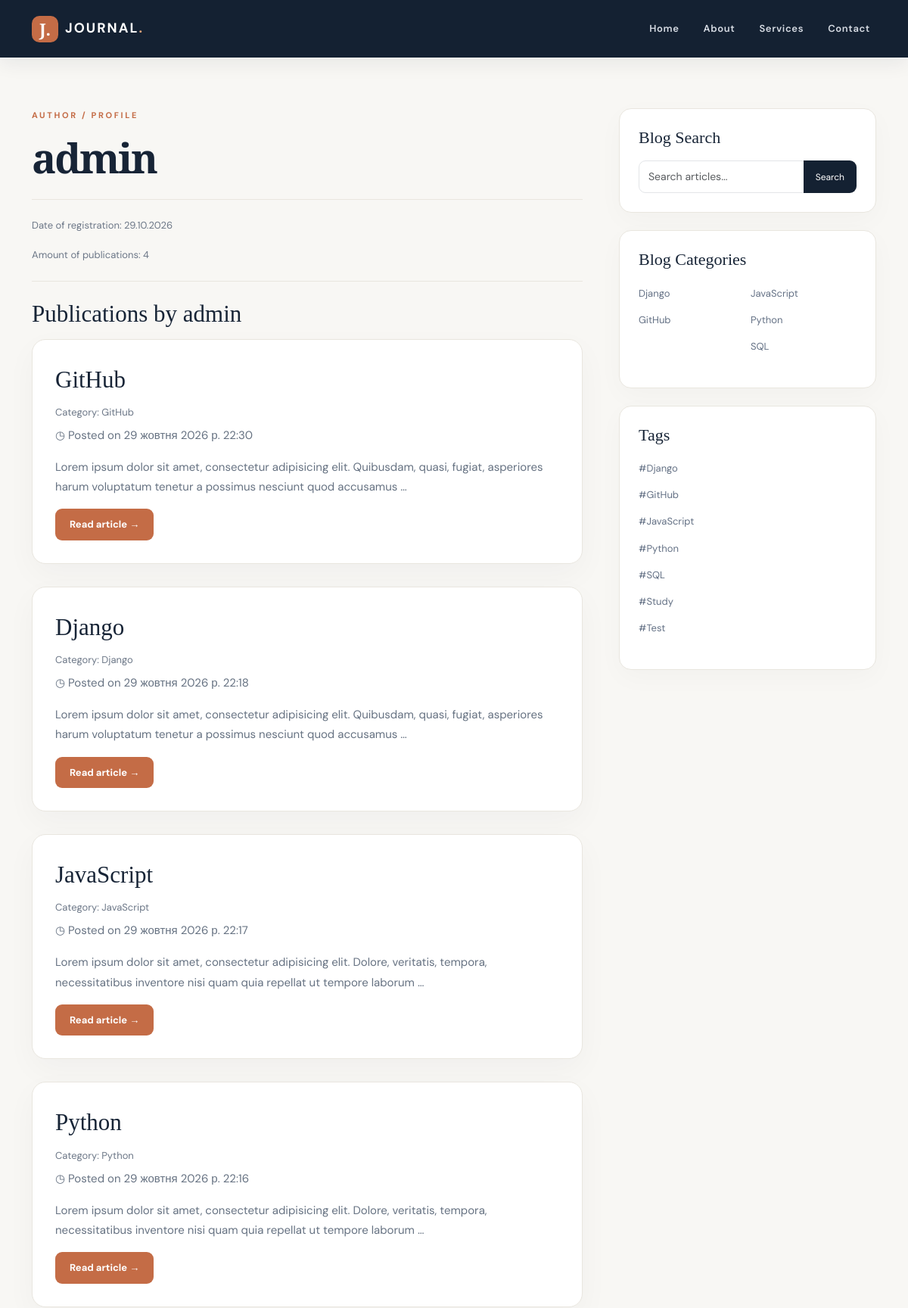
The app's page /profile/1/ (upper part), older data.
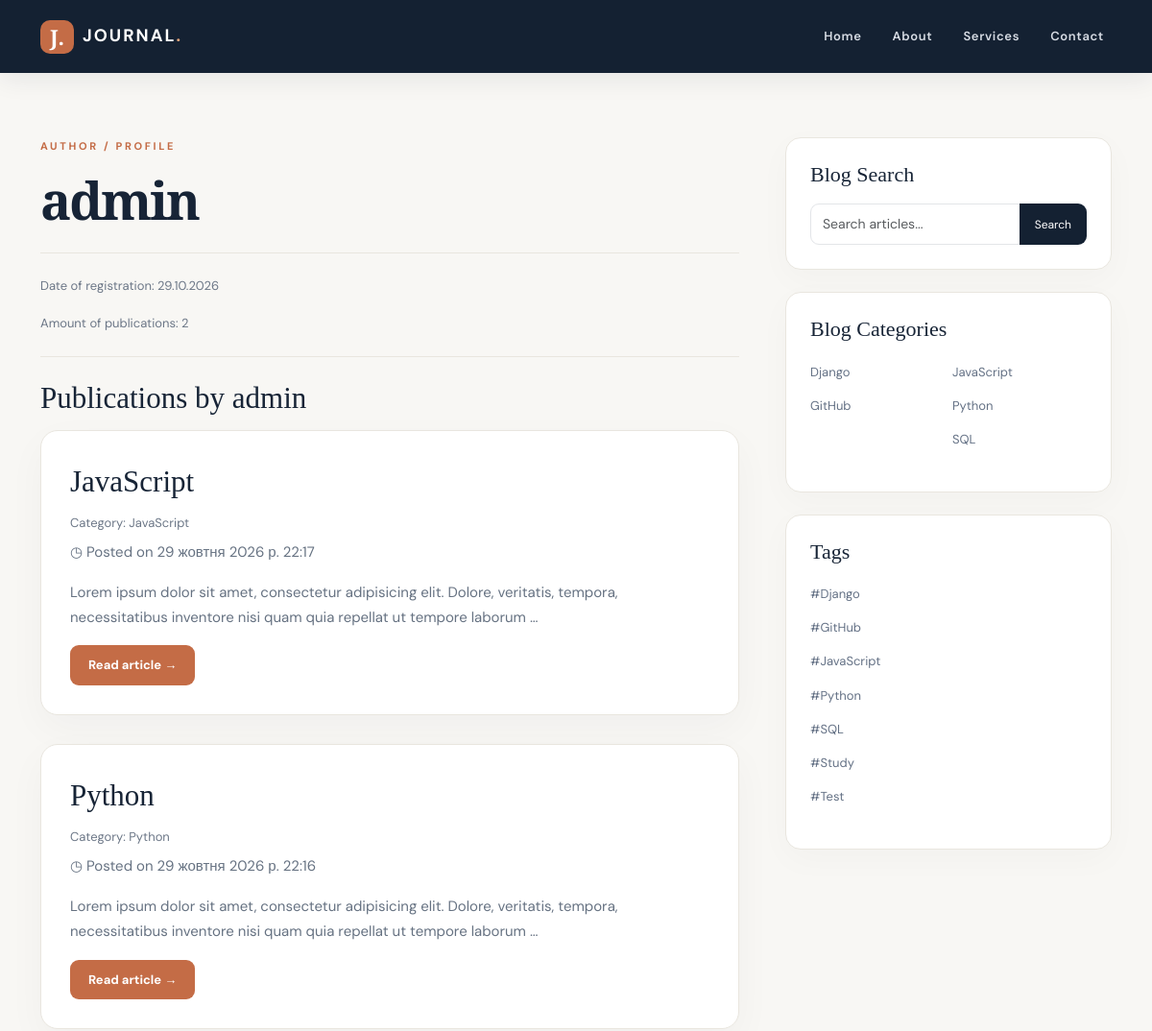
The same page, newer data.
### blog/models.py (models this page shows, shortened)
class Post(models.Model):
    title = models.CharField(max_length=200, verbose_name='Заголовок', unique=True)
    content = models.TextField(verbose_name='Вміст')
    published_date = models.DateTimeField(auto_now_add=True, verbose_name='Дата публікації')
    category = models.ForeignKey(Category, on_delete=models.CASCADE, verbose_name='Категорія')
    user = models.ForeignKey(User, on_delete=models.CASCADE, verbose_name='Автор')
    tags = models.ManyToManyField(Tag, blank=True, verbose_name='Тег')
    class Meta:
        ordering = ['-published_date']
        verbose_name = 'Публікація'
        verbose_name_plural = 'Публікації'

class Category(models.Model):
    name = models.CharField(max_length=100, verbose_name='Назва')
    def __str__(self):
        return self.name
    class Meta:
        ordering = ['name']
        verbose_name = 'Категорія'
        verbose_name_plural = 'Категорії'

class Tag(models.Model):
    name = models.CharField(max_length=30, unique=True, verbose_name='Назва')
    class Meta:
        ordering = ['name']
        verbose_name = 'Тег'
        verbose_name_plural = 'Теги'

### blog/views.py (the view)
# urls.py: path('profile/<int:user_id>/', views.profile_detail, name='profile_detail'),
def profile_detail(request, user_id):
    user = get_object_or_404(User, id=user_id)
    posts = Post.objects.filter(user=user)
    context = {'user': user, 'posts': posts, 'tags': Tag.objects.all()}
    context.update(get_categories())
    return render(request, 'blog/profile.html', context)

### blog/views.py (called while the page is built)
def get_categories():
    categories = Category.objects.all()
    first_half = Category.objects.all()[:len(categories) // 2]
    second_half = Category.objects.all()[len(categories) // 2:]
    return {'categories' : first_half, 'categories2': second_half}

### templates/blog/profile.html (shortened to what this page needs)
{% extends 'base.html' %}
{% load static %}
{% block content %}
<div class="eyebrow mb-3">AUTHOR / PROFILE</div>
<h1 class="article-title">{{ user.username }}</h1>
<hr class="soft-divider"/>
<div class="byline">
    <p>Date of registration: {{ user.date_joined|date:"d.m.Y" }}</p>
    <p>Amount of publications: {{ posts.count }}</p>
</div>
<hr class="soft-divider"/>
<h2 class="post-title">Publications by {{ user.username }}</h2>
{% for post in posts %}
    <section class="post-card">
        <h3 class="post-title">
            <a href="{% url 'blog:post_detail' post.id %}">
                {{ post.title }}
            </a>
        </h3>
        <p class="byline">
            Category: {{ post.category }}
        </p>
        <p>◷ Posted on {{ post.published_date }}</p>
        <p>{{ post.content|truncatewords:20 }}</p>
        <a class="btn btn-accent" href="{% url 'blog:post_detail' post.id %}">Read article →</a>
    </section>
{% empty %}
    <p>This author has no publications yet.</p>
{% endfor %}
{% endblock %}

### templates/base.html (shortened to what this page needs)
<!DOCTYPE html>
<html lang="en">
<head>
    {% load static %}
    <link href="https://cdn.jsdelivr.net/npm/bootstrap@5.3.3/dist/css/bootstrap.min.css" rel="stylesheet"/>
    <link href="{% static 'blog/css/site.css' %}" rel="stylesheet"/>
</head>
<body>
{% include 'blog/navbar.html' %}
<div class="container page-container">
    <div class="row g-5">
        <div class="col-lg-8">
            {% block content %} {% endblock %}
        </div>
        <div class="col-lg-4">
            <div class="sidebar-card">
                <h4 class="sidebar-heading">Blog Search</h4>
                <div class="input-group">
                    <input aria-label="Search articles" class="form-control" placeholder="Search articles..."
                           type="text"/>
                    <button class="btn btn-search" type="button">Search</button>
                </div>
            </div>
            <div class="sidebar-card">
                <h4 class="sidebar-heading">Blog Categories</h4>
                <div class="row g-2">
                    <div class="col-6">
                        <ul class="list-unstyled category-list">
                            {% for category in categories %}
                                <li><a href="#">{{ category.name }}</a></li>
                            {% empty %}
                                <p>Категорій немає</p>
                            {% endfor %}
                        </ul>
                    </div>
                    <div class="col-6">
                        <ul class="list-unstyled category-list">
                           {% for category in categories2 %}
                                <li><a href="#">{{ category.name }}</a></li>
                            {% empty %}
                                <p>Категорій немає</p>
                            {% endfor %}
                        </ul>
                    </div>
                </div>
            </div>
            <div class="sidebar-card">
                <h4 class="sidebar-heading">Tags</h4>
                <ul class="list-unstyled category-list">
                   {% for tag in tags %}
                        <li><a href="#">#{{ tag.name }}</a></li>
                    {% empty %}
                        <p>Тегів немає</p>
                    {% endfor %}
                </ul>
            </div>
        </div>
    </div>
</div>
</body>
</html>

Row changes from the older to the newer data that the page shows:
no longer on this page (row edited): Post: title "GitHub", category "GitHub", published_date "29 жовтня 2026 р. 22:30", content "Lorem ipsum dolor sit amet, consectetur adipisicing elit. Quibusdam, quasi, fugiat, asperiores harum voluptatum tenetur a possimus nesciunt quod accusamus …"
no longer on this page (row edited): Post: title "Django", category "Django", published_date "29 жовтня 2026 р. 22:18", content "Lorem ipsum dolor sit amet, consectetur adipisicing elit. Quibusdam, quasi, fugiat, asperiores harum voluptatum tenetur a possimus nesciunt quod accusamus …"
Text that changed along with them:
{{ posts.count }}: "4" → "2"
